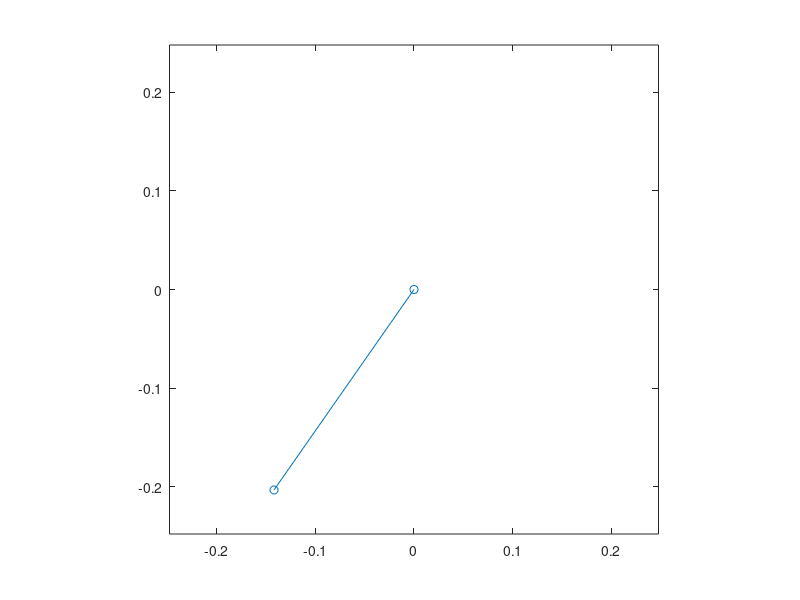
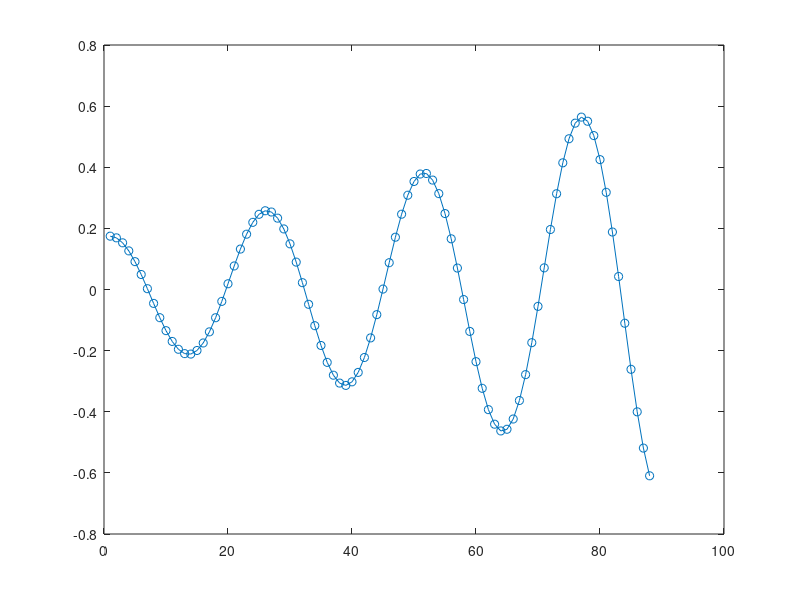

Write the MATLAB code that produced these figures, in order.
clear;

g=9.8;             % acceleration due to gravity
L=0.2482;          % length in metres (gives period of 1 second)

theta=10*pi/180;   % initial angle (in radians)
omega=0;           % initial angular-velocity (in radians/second)
h=0.04;            % timestep (in seconds)
steps=round(3.5/h);  % run for 3.5 seconds


for i=1:steps
  % Graphic of the pendulum
  xpend=[0  L*sin(theta)];
  ypend=[0 -L*cos(theta)];
  plot(xpend,ypend,'o-')
  tList(i) = theta;

  axis equal
  axis([-L L -L L])
  pause(h)

  alpha=-g/L*sin(theta);     % acceleration term

  % Midpoint Method
  theta=theta + h*omega + 0.5*h*h*alpha;
  omega=omega + h*alpha;
end 
figure(2)
plot(1:steps, tList, 'o-')
